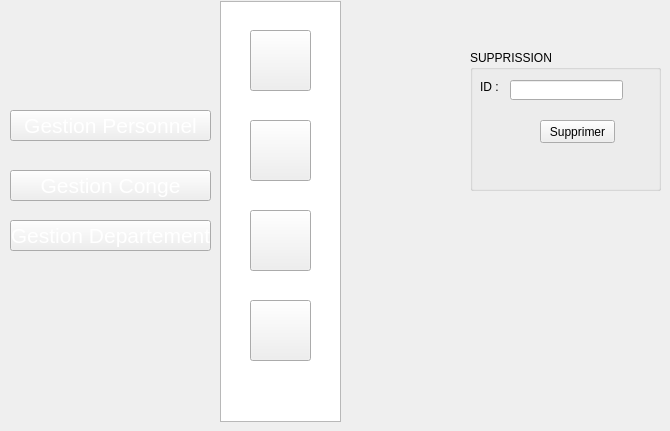
   <widget class="QWidget" name="page_6">
    <widget class="QPushButton" name="pushButton_32">
     <property name="geometry">
      <rect>
       <x>250</x>
       <y>300</y>
       <width>61</width>
       <height>61</height>
      </rect>
     </property>
     <property name="styleSheet">
      <string notr="true">image: url(:/new/prefix1/img/icon-supp2 (1).png);</string>
     </property>
     <property name="text">
      <string/>
     </property>
    </widget>
    <widget class="QPushButton" name="pushButton_35">
     <property name="geometry">
      <rect>
       <x>10</x>
       <y>170</y>
       <width>201</width>
       <height>31</height>
      </rect>
     </property>
     <property name="font">
      <font>
       <pointsize>16</pointsize>
       <weight>50</weight>
       <bold>false</bold>
      </font>
     </property>
     <property name="styleSheet">
      <string notr="true">color: rgb(255, 255, 255);
</string>
     </property>
     <property name="text">
      <string>Gestion Conge</string>
     </property>
    </widget>
    <widget class="QPushButton" name="pushButton_36">
     <property name="geometry">
      <rect>
       <x>250</x>
       <y>120</y>
       <width>61</width>
       <height>61</height>
      </rect>
     </property>
     <property name="styleSheet">
      <string notr="true">image: url(:/new/prefix1/img/icon-modif2 (1).png);</string>
     </property>
     <property name="text">
      <string/>
     </property>
    </widget>
    <widget class="QPushButton" name="pushButton_37">
     <property name="geometry">
      <rect>
       <x>10</x>
       <y>110</y>
       <width>201</width>
       <height>31</height>
      </rect>
     </property>
     <property name="font">
      <font>
       <pointsize>16</pointsize>
       <weight>50</weight>
       <bold>false</bold>
      </font>
     </property>
     <property name="styleSheet">
      <string notr="true">color: rgb(255, 255, 255);
background-image: url(:/new/prefix1/img/selected2.png);</string>
     </property>
     <property name="text">
      <string>Gestion Personnel</string>
     </property>
    </widget>
    <widget class="QPushButton" name="pushButton_39">
     <property name="geometry">
      <rect>
       <x>250</x>
       <y>30</y>
       <width>61</width>
       <height>61</height>
      </rect>
     </property>
     <property name="styleSheet">
      <string notr="true">image: url(:/new/prefix1/img/icon-ajout2.png);
background-image: url(:/new/prefix1/img/bg.png);</string>
     </property>
     <property name="text">
      <string/>
     </property>
    </widget>
    <widget class="QListView" name="listView_4">
     <property name="geometry">
      <rect>
       <x>220</x>
       <y>1</y>
       <width>121</width>
       <height>421</height>
      </rect>
     </property>
     <property name="styleSheet">
      <string notr="true">background-image: url(:/new/prefix1/img/selected.png);</string>
     </property>
    </widget>
    <widget class="QPushButton" name="pushButton_40">
     <property name="geometry">
      <rect>
       <x>250</x>
       <y>210</y>
       <width>61</width>
       <height>61</height>
      </rect>
     </property>
     <property name="styleSheet">
      <string notr="true">image: url(:/new/prefix1/img/icon-afficher2.png);</string>
     </property>
     <property name="text">
      <string/>
     </property>
    </widget>
    <widget class="QPushButton" name="pushButton_50">
     <property name="geometry">
      <rect>
       <x>10</x>
       <y>220</y>
       <width>201</width>
       <height>31</height>
      </rect>
     </property>
     <property name="font">
      <font>
       <pointsize>16</pointsize>
       <weight>50</weight>
       <bold>false</bold>
      </font>
     </property>
     <property name="styleSheet">
      <string notr="true">color: rgb(255, 255, 255);
</string>
     </property>
     <property name="text">
      <string>Gestion Departement</string>
     </property>
    </widget>
    <widget class="QGroupBox" name="groupBox">
     <property name="geometry">
      <rect>
       <x>470</x>
       <y>50</y>
       <width>191</width>
       <height>141</height>
      </rect>
     </property>
     <property name="title">
      <string>SUPPRISSION</string>
     </property>
     <widget class="QLabel" name="label_47">
      <property name="geometry">
       <rect>
        <x>10</x>
        <y>30</y>
        <width>47</width>
        <height>13</height>
       </rect>
      </property>
      <property name="text">
       <string>ID :</string>
      </property>
      <property name="scaledContents">
       <bool>false</bool>
      </property>
     </widget>
     <widget class="QLineEdit" name="id3">
      <property name="geometry">
       <rect>
        <x>40</x>
        <y>30</y>
        <width>113</width>
        <height>20</height>
       </rect>
      </property>
     </widget>
     <widget class="QPushButton" name="pushButton_supp">
      <property name="geometry">
       <rect>
        <x>70</x>
        <y>70</y>
        <width>75</width>
        <height>23</height>
       </rect>
      </property>
      <property name="text">
       <string>Supprimer</string>
      </property>
     </widget>
    </widget>
    <zorder>listView_4</zorder>
    <zorder>pushButton_32</zorder>
    <zorder>pushButton_35</zorder>
    <zorder>pushButton_36</zorder>
    <zorder>pushButton_37</zorder>
    <zorder>pushButton_39</zorder>
    <zorder>pushButton_40</zorder>
    <zorder>pushButton_50</zorder>
    <zorder>groupBox</zorder>
   </widget>
